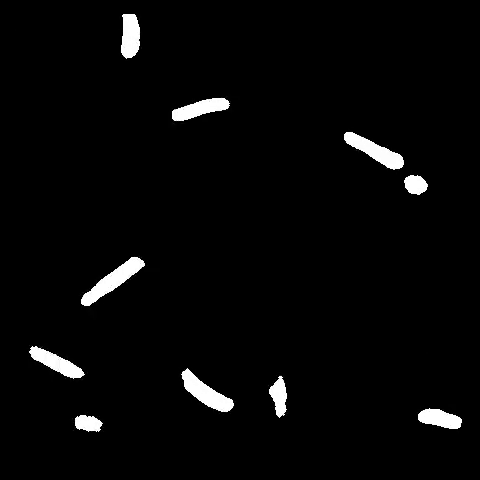
#> input picture frame 50 of video_3_bin.mp4, 480 x 480 px
$ python object_tracking.py   (Python 2 division)   (older library calls are emulated)
#> lines starting #> are read from the running program, lines starting #| are printed output that depends on the picture; after the words box and inside, x2 and y2 are one past the last pixel; in counts of white or black regions, pixels touching at a corner belong together
### detectors.py
import numpy as np
import cv2

debug = 0


class Detectors(object):
    """Detectors class to detect objects in video frame
    Attributes:
        None
    """
    def __init__(self):
        """Initialize variables used by Detectors class
        """
        # self.fgbg = cv2.createBackgroundSubtractorMOG2()
        return

    def Detect(self, frame):
        """Detect objects in video frame using following pipeline
            - Convert captured frame from BGR to GRAY
            - Perform Background Subtraction
            - Detect edges using Canny Edge Detection
              http://docs.opencv.org/trunk/da/d22/tutorial_py_canny.html
            - Retain only edges within the threshold
            - Find contours
            - Find centroids for each valid contours
        Args:
            frame: single video frame
        Return:
            centers: vector of object centroids in a frame
        """

        # # Convert BGR to GRAY
        # gray = cv2.cvtColor(frame, cv2.COLOR_BGR2GRAY)
        #
        # if debug == 1:
        #     cv2.imshow('gray', gray)
        #
        # # Perform Background Subtraction
        # fgmask = self.fgbg.apply(gray)
        #
        # if debug == 0:
        #     cv2.imshow('bgsub', fgmask)
        #
        # # Detect edges
        # edges = cv2.Canny(fgmask, 50, 190, 3)
        #
        # if debug == 1:
        #     cv2.imshow('Edges', edges)

        # Retain only edges within the threshold
        # ret, thresh = cv2.threshold(edges, 127, 255, 0)

        gray = cv2.cvtColor(frame, cv2.COLOR_BGR2GRAY)
        ret, thresh = cv2.threshold(gray, 127, 255, 0)

        # Find contours
        # _, contours, hierarchy = cv2.findContours(thresh, cv2.RETR_EXTERNAL, cv2.CHAIN_APPROX_SIMPLE)
        _, contours, hierarchy = cv2.findContours(thresh, cv2.RETR_TREE, cv2.CHAIN_APPROX_SIMPLE)


        if debug == 0:
            cv2.imshow('thresh', thresh)

        centers = []  # vector of object centroids in a frame
        blob_radius_thresh = 10
        # Find centroid for each valid contours
        for cnt in contours:
            try:
                # Calculate and draw circle
                (x, y), radius = cv2.minEnclosingCircle(cnt)
                centeroid = (int(x), int(y))
                radius = int(radius)
                if radius > blob_radius_thresh:
                    cv2.circle(frame, centeroid, radius, (0, 255, 0), 2)
                    b = np.array([[x], [y]])
                    centers.append(np.round(b))
            except ZeroDivisionError:
                pass

        # show contours of tracking objects
        # cv2.imshow('Track Bugs', frame)

        return centers

### tracker.py
import numpy as np
from kalman_filter import KalmanFilter
from common import dprint
from scipy.optimize import linear_sum_assignment


class Track(object):
    """Track class for every object to be tracked"""

    def __init__(self, prediction, trackIdCount):
        """Initialize variables used by Track class
        Args:
            prediction: predicted centroids of object to be tracked
            trackIdCount: identification of each track object
        """
        self.track_id = trackIdCount  # identification of each track object
        self.KF = KalmanFilter()  # KF instance to track this object
        self.prediction = np.asarray(prediction)  # predicted centroids (x,y)
        self.skipped_frames = 0  # number of frames skipped undetected
        self.trace = []  # trace path


class Tracker(object):
    """Tracker class that updates track vectors of object tracked"""

    def __init__(self, dist_thresh, max_frames_to_skip, max_trace_length, trackIdCount):
        """Initialize variable used by Tracker class
        Args:
            dist_thresh: distance threshold. When exceeds the threshold,
                         track will be deleted and new track is created
            max_frames_to_skip: maximum allowed frames to be skipped for
                                the track object undetected
            max_trace_length: trace path history length
            trackIdCount: identification of each track object
        """
        self.dist_thresh = dist_thresh
        self.max_frames_to_skip = max_frames_to_skip
        self.max_trace_length = max_trace_length
        self.tracks = []
        self.trackIdCount = trackIdCount

    def Update(self, detections):
        """Update tracks vector using following steps:
            - Create tracks if no tracks vector found
            - Calculate cost using sum of square distance
              between predicted vs detected centroids
            - Using Hungarian Algorithm assign the correct
              detected measurements to predicted tracks
              https://en.wikipedia.org/wiki/Hungarian_algorithm
            - Identify tracks with no assignment, if any
            - If tracks are not detected for long time, remove them
            - Now look for un_assigned detects
            - Start new tracks
            - Update KalmanFilter state, lastResults and tracks trace
        Args:
            detections: detected centroids of object to be tracked
        """

        # Create tracks if no tracks vector found
        if len(self.tracks) == 0:
            for i in range(len(detections)):
                track = Track(detections[i], self.trackIdCount)
                self.trackIdCount += 1
                self.tracks.append(track)

        # Calculate cost using sum of square distance between predicted and detected centroids
        N = len(self.tracks)
        M = len(detections)
        cost = np.zeros(shape=(N, M))   # Cost matrix
        for i in range(len(self.tracks)):
            for j in range(len(detections)):
                try:
                    diff = self.tracks[i].prediction - detections[j]
                    distance = np.sqrt(diff[0][0]*diff[0][0] + diff[1][0]*diff[1][0])
                    cost[i][j] = distance
                except:
                    pass

        # Let's average the squared ERROR
        cost = 0.5 * cost

        # Using Hungarian Algorithm assign the correct detected measurements to predicted tracks
        assignment = []
        for _ in range(N):
            assignment.append(-1)
        row_ind, col_ind = linear_sum_assignment(cost)
        for i in range(len(row_ind)):
            assignment[row_ind[i]] = col_ind[i]

        # Identify tracks with no assignment, if any
        un_assigned_tracks = []
        for i in range(len(assignment)):
            if assignment[i] != -1:
                # check for cost distance threshold.
                # If cost is very high then un_assign (delete) the track
                if cost[i][assignment[i]] > self.dist_thresh:
                    assignment[i] = -1
                    un_assigned_tracks.append(i)
                pass
            else:
                self.tracks[i].skipped_frames += 1

        # If tracks are not detected for long time, remove them
        del_tracks = []
        for i in range(len(self.tracks)):
            if self.tracks[i].skipped_frames > self.max_frames_to_skip:
                del_tracks.append(i)
        if len(del_tracks) > 0:  # only when skipped frame exceeds max
            for id in del_tracks:
                if id < len(self.tracks):
                    del self.tracks[id]
                    del assignment[id]
                else:
                    dprint("ERROR: id is greater than length of tracks")

        # Now look for un_assigned detects
        un_assigned_detects = []
        for i in range(len(detections)):
                if i not in assignment:
                    un_assigned_detects.append(i)

        # Start new tracks for unassigned detects
        if len(un_assigned_detects) != 0:
            for i in range(len(un_assigned_detects)):
                track = Track(detections[un_assigned_detects[i]], self.trackIdCount)
                self.trackIdCount += 1
                self.tracks.append(track)

        # Update KalmanFilter state, lastResults and tracks trace
        for i in range(len(assignment)):
            self.tracks[i].KF.predict()

            if assignment[i] != -1:
                self.tracks[i].skipped_frames = 0
                self.tracks[i].prediction = self.tracks[i].KF.correct(detections[assignment[i]], 1)
            else:
                self.tracks[i].prediction = self.tracks[i].KF.correct(np.array([[0], [0]]), 0)

            if len(self.tracks[i].trace) > self.max_trace_length:
                for j in range(len(self.tracks[i].trace) - self.max_trace_length):
                    del self.tracks[i].trace[j]

            self.tracks[i].trace.append(self.tracks[i].prediction)
            self.tracks[i].KF.lastResult = self.tracks[i].prediction

### kalman_filter.py
import numpy as np


class KalmanFilter(object):
    """Kalman Filter class keeps track of the estimated state of
    the system and the variance or uncertainty of the estimate.
    Predict and Correct methods implement the functionality
    Reference: https://en.wikipedia.org/wiki/Kalman_filter
    """

    def __init__(self):
        """Initialize variable used by Kalman Filter class"""
        self.dt = 0.005  # delta time

        self.A = np.array([[1, 0], [0, 1]])  # matrix in observation equations
        self.u = np.zeros((2, 1))  # previous state vector

        # (x,y) tracking object center
        self.b = np.array([[0], [255]])  # vector of observations

        self.P = np.diag((3.0, 3.0))  # covariance matrix
        self.F = np.array([[1.0, self.dt], [0.0, 1.0]])  # state transition mat

        self.Q = np.eye(self.u.shape[0])  # process noise matrix
        self.R = np.eye(self.b.shape[0])  # observation noise matrix
        self.lastResult = np.array([[0], [255]])

    def predict(self):
        """Predict state vector u and variance of uncertainty P (covariance).
            where,
            u: previous state vector
            P: previous covariance matrix
            F: state transition matrix
            Q: process noise matrix
        Equations:
            u'_{k|k-1} = Fu'_{k-1|k-1}
            P_{k|k-1} = FP_{k-1|k-1} F.T + Q
            where,
                F.T is F transpose
        """
        # Predicted state estimate
        self.u = np.round(np.dot(self.F, self.u))
        # Predicted estimate covariance
        self.P = np.dot(self.F, np.dot(self.P, self.F.T)) + self.Q
        self.lastResult = self.u  # same last predicted result
        return self.u

    def correct(self, b, flag):
        """Correct or update state vector u and variance of uncertainty P (covariance).
        where,
        u: predicted state vector u
        A: matrix in observation equations
        b: vector of observations
        P: predicted covariance matrix
        Q: process noise matrix
        R: observation noise matrix
        Equations:
            C = AP_{k|k-1} A.T + R
            K_{k} = P_{k|k-1} A.T(C.Inv)
            u'_{k|k} = u'_{k|k-1} + K_{k}(b_{k} - Au'_{k|k-1})
            P_{k|k} = P_{k|k-1} - K_{k}(CK.T)
            where,
                A.T is A transpose
                C.Inv is C inverse
        Args:
            b: vector of observations
            flag: if "true" prediction result will be updated else detection
        Return:
            predicted state vector u
        """

        if not flag:    # update using prediction
            self.b = self.lastResult
        else:           # update using detection
            self.b = b
        C = np.dot(self.A, np.dot(self.P, self.A.T)) + self.R
        K = np.dot(self.P, np.dot(self.A.T, np.linalg.inv(C)))

        self.u = np.round(self.u + np.dot(K, (self.b - np.dot(self.A,
                                                              self.u))))
        self.P = self.P - np.dot(K, np.dot(C, K.T))
        self.lastResult = self.u
        return self.u

### object_tracking.py
import cv2
import copy
from detectors import Detectors
from tracker import Tracker


def main():
    # Create opencv video capture object
    # cap = cv2.VideoCapture('data/TrackingBugs.mp4')
    cap = cv2.VideoCapture('data/video_3_bin.mp4')

    # Create Object Detector
    detector = Detectors()

    # Create Object Tracker
    tracker = Tracker(160, 30, 5, 100)

    # Variables initialization
    skip_frame_count = 0
    track_colors = [(255, 0, 0), (0, 255, 0), (0, 0, 255), (255, 255, 0),
                    (0, 255, 255), (255, 0, 255), (255, 127, 255),
                    (127, 0, 255), (127, 0, 127)]
    pause = False

    frame_count = 1
    # Infinite loop to process video frames
    while True:
        # Capture frame-by-frame
        ret, frame = cap.read()
#> frame is the input picture: shape (480, 480, 3); min 0, max 255, mean 7.6

        # Make copy of original frame
        orig_frame = copy.copy(frame)

        # Convert binary image to greyscale
        frame[frame != 0] = 255
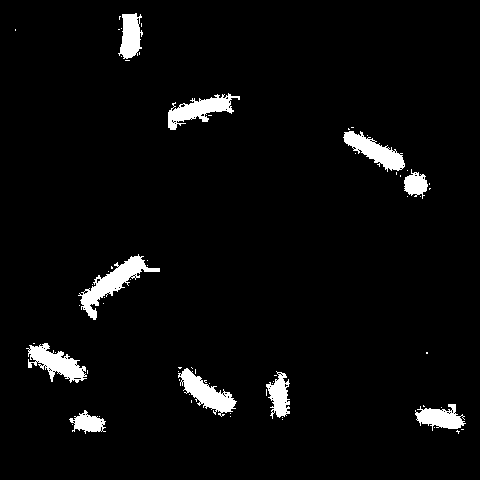
#> frame: shape (480, 480, 3); 4% white; 67 white regions (57 under 20 px), largest, box (x1, y1, x2, y2) and area: (78, 254, 160, 320) 1447, (26, 343, 87, 383) 1144, (178, 368, 237, 417) 1144

        # Skip initial frames that display logo
        if skip_frame_count < 1:
            skip_frame_count += 1
            continue

        # Detect and return centroids of the objects in the frame
        if ret:
            print "Processing frame " + format(frame_count)
            frame_count += 1
            centers = detector.Detect(frame)

            # If centroids are detected then track them
            if len(centers) > 0:

                # Track object using Kalman Filter
                tracker.Update(centers)

                # For identified object tracks draw tracking line
                # Use various colors to indicate different track_id
                for i in range(len(tracker.tracks)):
                    if len(tracker.tracks[i].trace) > 1:
                        for j in range(len(tracker.tracks[i].trace)-1):
                            # Draw trace line
                            x1 = tracker.tracks[i].trace[j][0][0]
                            y1 = tracker.tracks[i].trace[j][1][0]
                            x2 = tracker.tracks[i].trace[j+1][0][0]
                            y2 = tracker.tracks[i].trace[j+1][1][0]
                            clr = tracker.tracks[i].track_id % 9
                            cv2.line(frame, (int(x1), int(y1)), (int(x2), int(y2)),
                                     track_colors[clr], 2)

                # Display the resulting tracking frame
                cv2.imshow('Tracking', frame)

            # Display the original frame
            cv2.imshow('Original', orig_frame)

            # Slower the FPS
            cv2.waitKey(50)

            # [15 lines of commented-out code are left out]
        else:
            print "All frames were processed"
            break

    # When everything done, release the capture
    cap.release()
    cv2.destroyAllWindows()


if __name__ == "__main__":
    # execute main
    main()

$ run again, starting later in the video
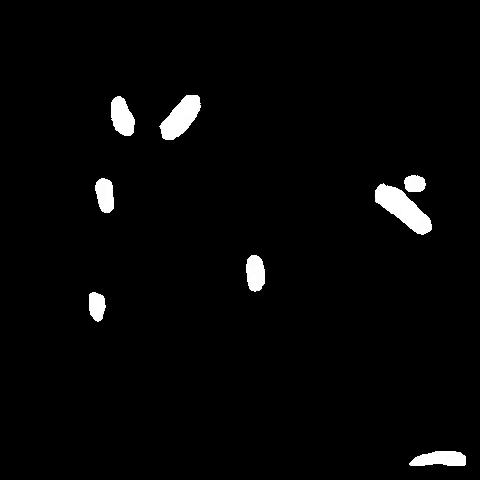
#> input picture frame 225 of video_3_bin.mp4, 480 x 480 px
#> in main, frame is the input picture: shape (480, 480, 3); min 0, max 255, mean 6.2
#> in main, `frame[frame != 0] = 255`:
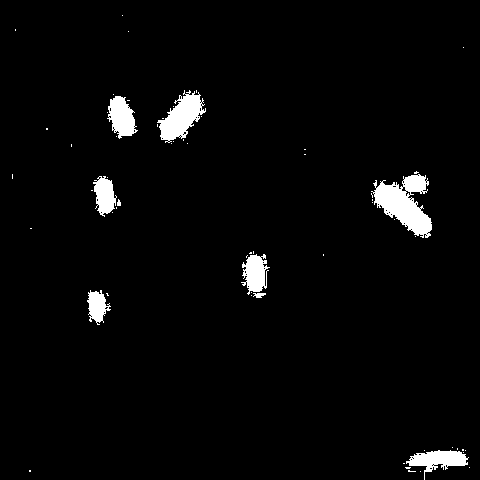
#> frame: shape (480, 480, 3); 3% white; 61 white regions (52 under 20 px), largest, box (x1, y1, x2, y2) and area: (371, 174, 432, 238) 2025, (157, 90, 206, 143) 1287, (406, 450, 469, 480) 849

$ run again, starting later in the video
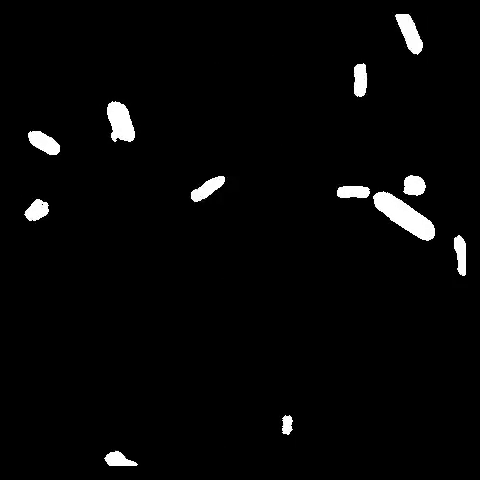
#> input picture frame 400 of video_3_bin.mp4, 480 x 480 px
#> in main, frame is the input picture: shape (480, 480, 3); min 0, max 255, mean 6.7
#> in main, `frame[frame != 0] = 255`:
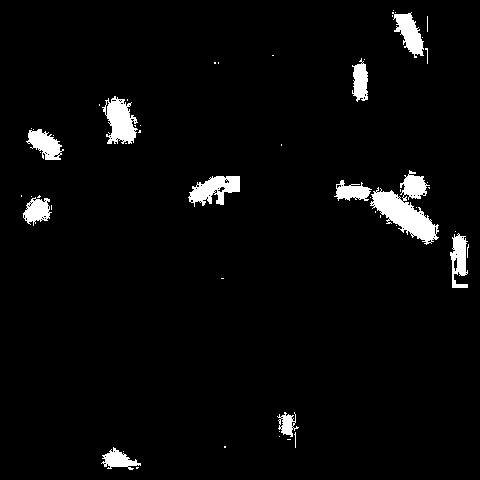
#> frame: shape (480, 480, 3); 3.7% white; 55 white regions (43 under 20 px), largest, box (x1, y1, x2, y2) and area: (370, 170, 439, 245) 2168, (102, 96, 138, 144) 1046, (188, 176, 240, 207) 922
